Frame 1 (no input): blank canvas, image omitted
Frame 60 (the mouse pressed at the canvas centre just before this capture): blank canvas, image omitted
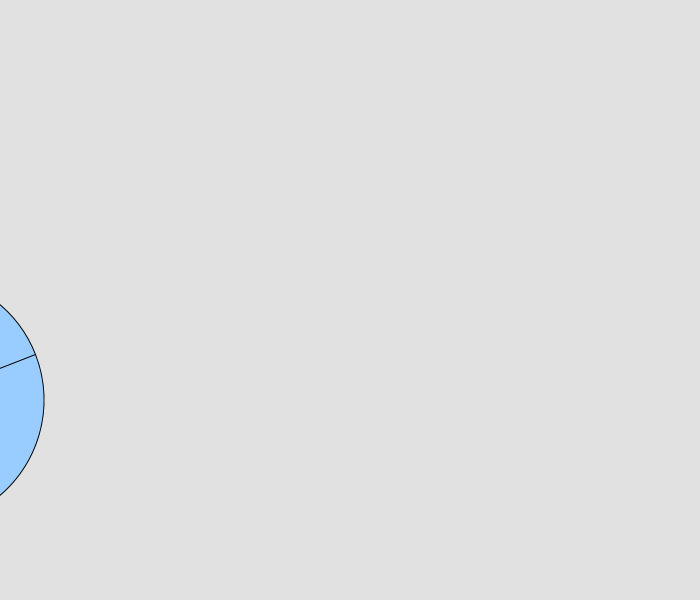
Frame 120 (the mouse held since frame 60 and released just before this capture)

The Processing sketch whose frames 1 and 60 were blank and that drew this single picture after the mouse press (run headless with seeded random() and noise(); from frame 60 on, the mouse is pressed at the canvas centre):

// Processing sketch: Hjul_over_sk_rmen___loop
// ── Hjul_over_sk_rmen___loop.pde

int r=-400;
void setup(){
size(700,600);
frameRate(200);
}

void draw(){
background(225);

translate(r,100);
 r++;
  if (r>700) {
    r=-400;
  }  
      drawHjul(0,0);
}


void drawHjul(int x, int y){
  
translate(200,300);
rotate(frameCount/100.0);


fill(153,204,255);
strokeWeight(1);
circle(0.0,.00,250);

line(0.0,125,0.0,-125);
line(0,0.0,-125,0);
line(0.0,0.0,125,0);

}
